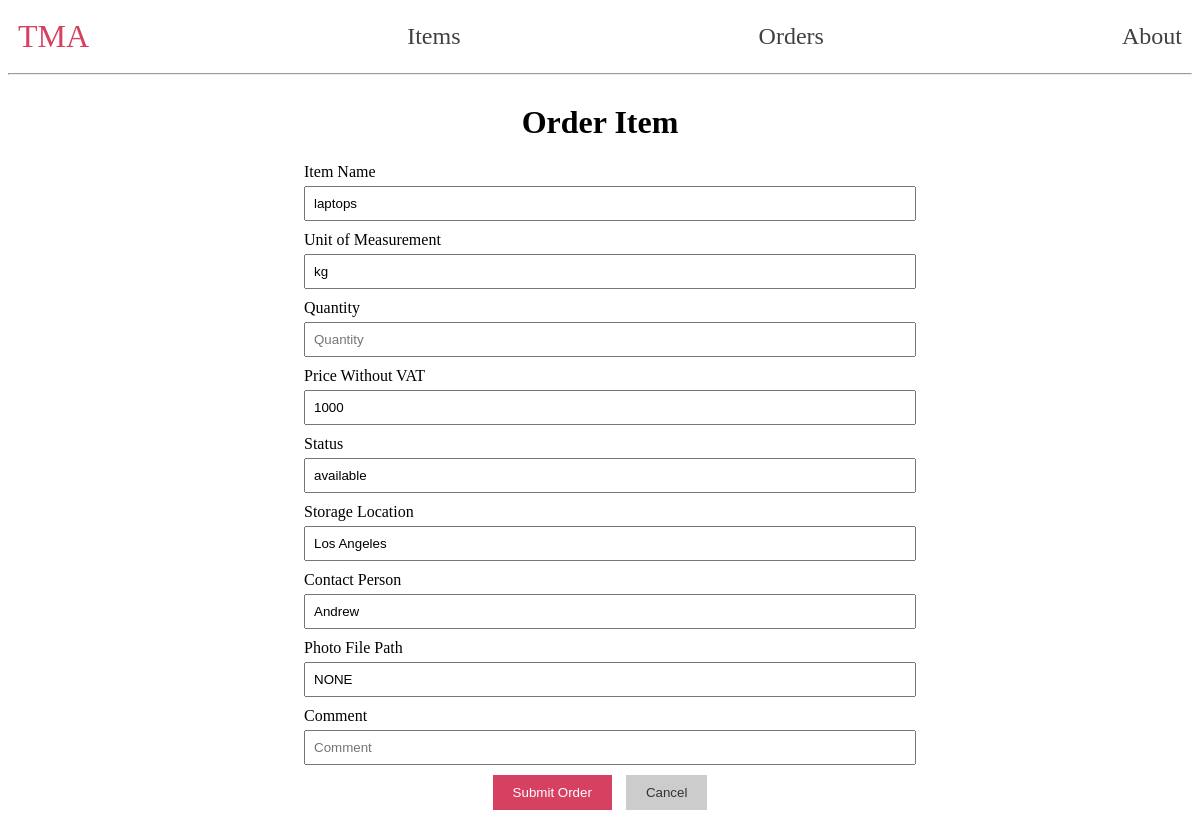
The page /orders/create/1 on the database as committed earlier.
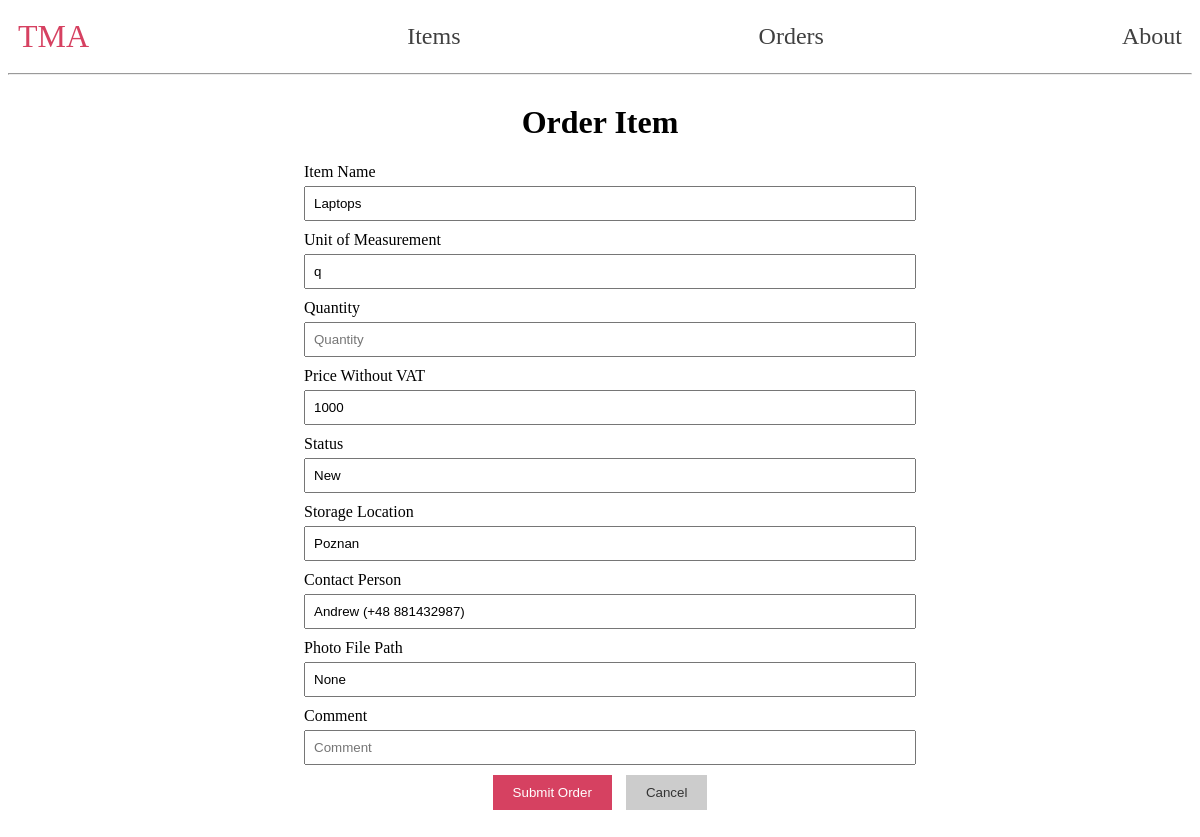
The same page on the database as committed later.
### tables this page shows
CREATE TABLE Items (
    ItemID INTEGER PRIMARY KEY,
    ItemGroup VARCHAR(255) NOT NULL,
    UnitOfMeasurement VARCHAR(255) NOT NULL,
    Quantity INTEGER NOT NULL,
    PriceWithoutVAT DECIMAL(10, 2) NOT NULL,
    Status VARCHAR(255) NOT NULL,
    StorageLocation VARCHAR(255),
    ContactPerson TEXT,
    PhotoFilePath VARCHAR(255)
);

### app/routes/requests.py (the view, shortened to what this page needs)
@requests_bp.route('/orders/create/<int:item_id>', methods=['GET', 'POST'])
def order_item(item_id):
    conn = get_db_connection()
    cursor = conn.cursor()
    cursor.execute("SELECT * FROM Items WHERE ItemID = ?", (item_id,))
    item = cursor.fetchone()
    conn.close()
    return render_template('order_item.html', item=item)

### app/utils.py (called while the page is built)
def get_db_connection():
    current_dir = os.path.dirname(os.path.abspath(__file__))
    parent_dir = os.path.dirname(current_dir)
    db_path = os.path.join(parent_dir, 'db', 'database.db')
    conn = sqlite3.connect(db_path)
    conn.row_factory = sqlite3.Row
    return conn

### app/templates/order_item.html
{% extends 'base.html' %}
{% block content %}
    <div style="display: flex; justify-content: center;">
        <div style="width: 50%;">
            <h1 style="text-align: center;">Order Item</h1>
            <form method="post" style="margin-bottom: 20px;">
                <label for="item_group" style="display: block; margin-bottom: 5px;">Item Name</label>
                <input type="text" name="item_group" placeholder="Item group" value="{{ item['ItemGroup'] }}" readonly style="padding: 8px; width: 100%; margin-bottom: 10px;">
                <label for="unit_of_measurement" style="display: block; margin-bottom: 5px;">Unit of Measurement</label>
                <input type="text" name="unit_of_measurement" placeholder="Unit of measurement" value="{{ item['UnitOfMeasurement'] }}" readonly style="padding: 8px; width: 100%; margin-bottom: 10px;">
                <label for="quantity" style="display: block; margin-bottom: 5px;">Quantity</label>
                <input type="number" name="quantity" placeholder="Quantity" value="" required style="padding: 8px; width: 100%; margin-bottom: 10px;">
                <label for="price_without_vat" style="display: block; margin-bottom: 5px;">Price Without VAT</label>
                <input type="text" name="price_without_vat" placeholder="Price without VAT" value="{{ item['PriceWithoutVAT'] }}" readonly style="padding: 8px; width: 100%; margin-bottom: 10px;">
                <label for="status" style="display: block; margin-bottom: 5px;">Status</label>
                <input type="text" name="status" placeholder="Status" value="{{ item['Status'] }}" readonly style="padding: 8px; width: 100%; margin-bottom: 10px;">
                <label for="storage_location" style="display: block; margin-bottom: 5px;">Storage Location</label>
                <input type="text" name="storage_location" placeholder="Storage location" value="{{ item['StorageLocation'] }}" readonly style="padding: 8px; width: 100%; margin-bottom: 10px;">
                <label for="contact_person" style="display: block; margin-bottom: 5px;">Contact Person</label>
                <input type="text" name="contact_person" placeholder="Contact person" value="{{ item['ContactPerson'] }}" readonly style="padding: 8px; width: 100%; margin-bottom: 10px;">
                <label for="photo_file_path" style="display: block; margin-bottom: 5px;">Photo File Path</label>
                <input type="text" name="photo_file_path" placeholder="Photo file path" value="{{ item['PhotoFilePath'] }}" readonly style="padding: 8px; width: 100%; margin-bottom: 10px;">
                <label for="comment" style="display: block; margin-bottom: 5px;">Comment</label>
                <input type="text" name="comment" placeholder="Comment" style="padding: 8px; width: 100%; margin-bottom: 10px;">
                <div style="text-align: center;">
                    <button type="submit" style="padding: 10px 20px; background-color: #d64161; color: white; border: none; cursor: pointer; margin-right: 10px;">Submit Order</button>
                    <a href="{{ url_for('routes.items.list_items') }}" style="text-decoration: none;"><button type="button" style="padding: 10px 20px; background-color: #ccc; color: #333; border: none; cursor: pointer;">Cancel</button></a>
                </div>
            </form>
        </div>
    </div>
{% endblock %}

Rows that differ between the two databases and show on the page:
changed Items: item_group "laptops" → "Laptops"; unit_of_measurement "kg" → "q"; status "available" → "New"; storage_location "Los Angeles" → "Poznan"; contact_person "Andrew" → "Andrew (+48 881432987)"; photo_file_path "NONE" → "None"
